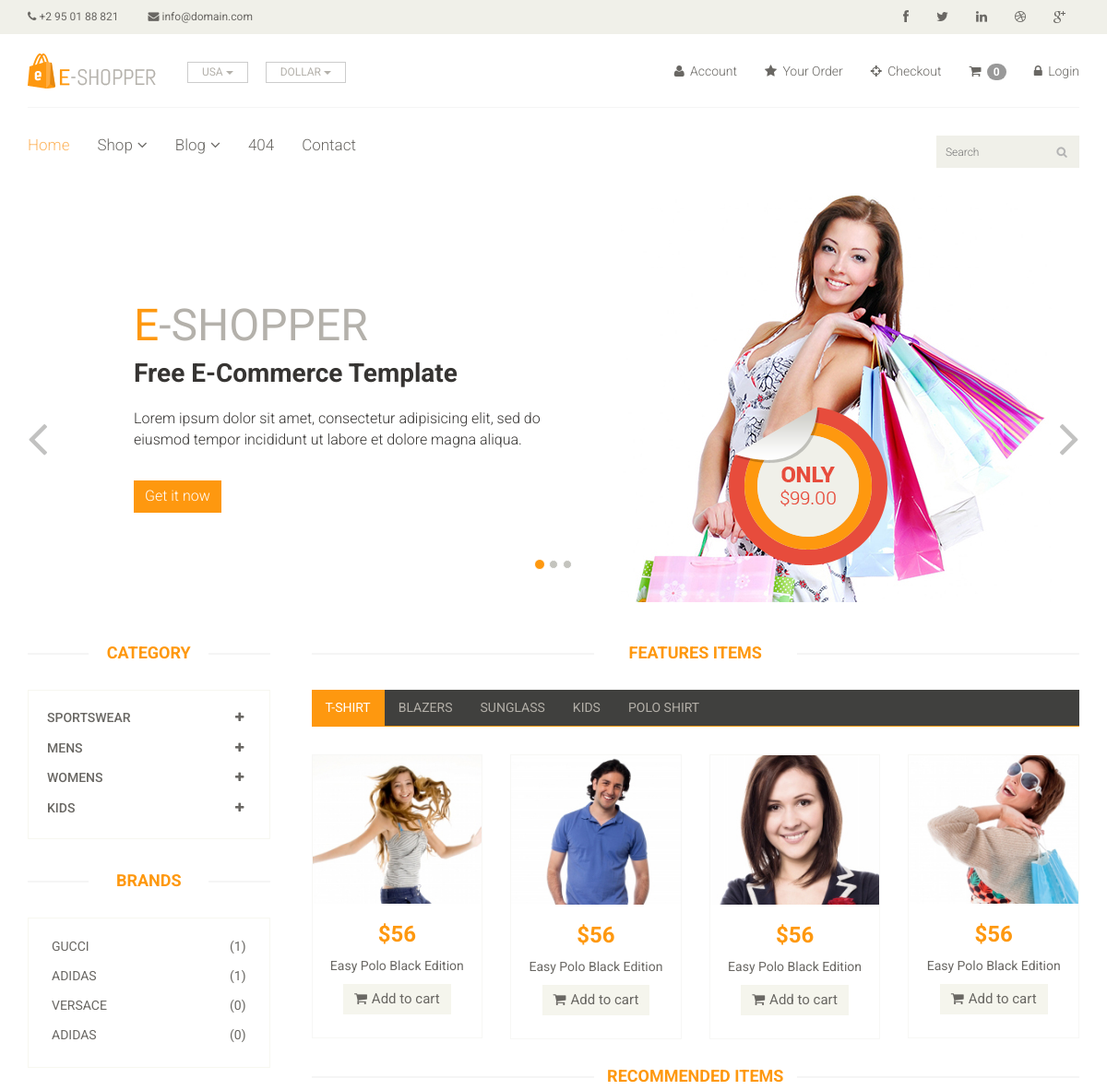
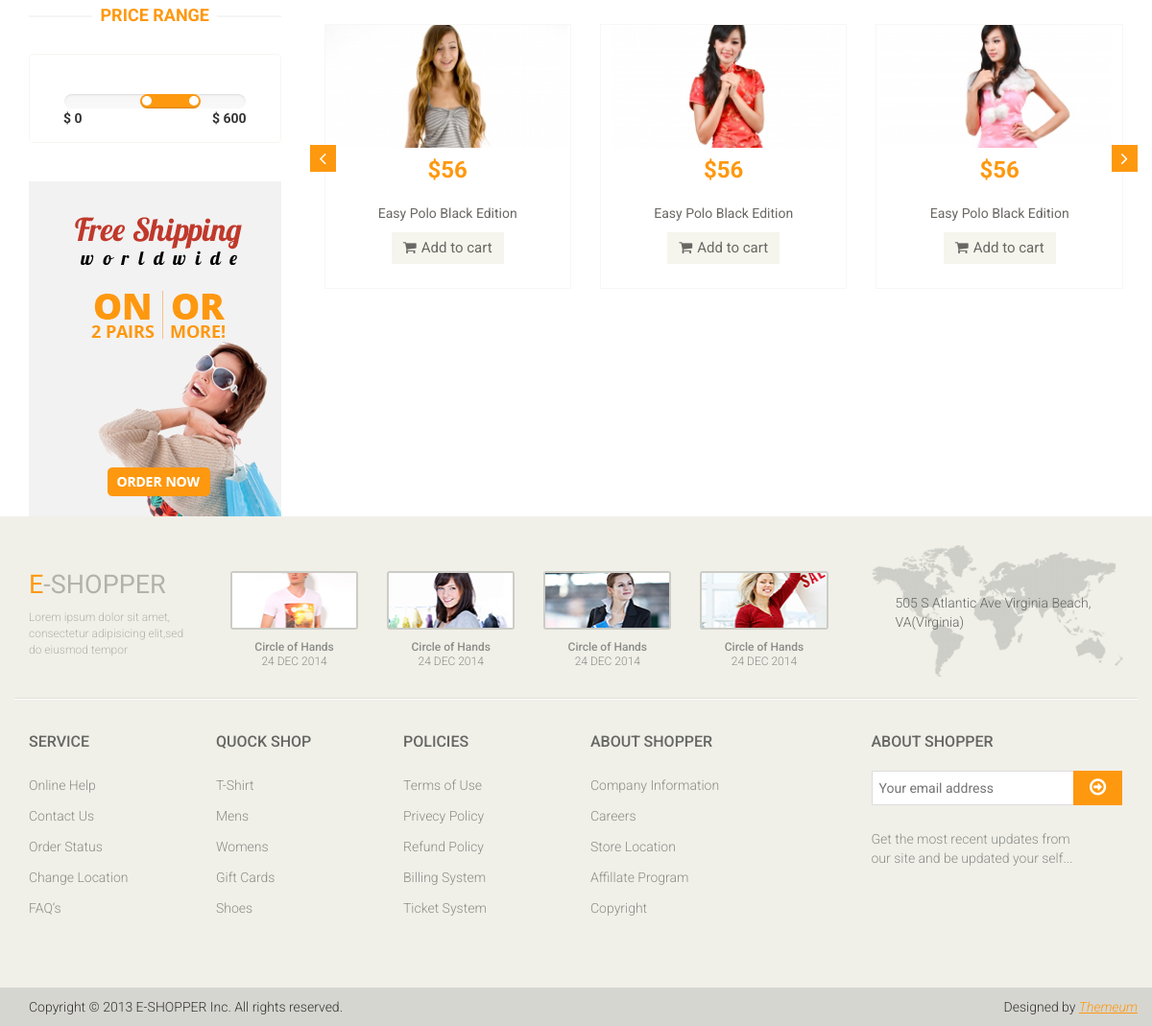
The app's page /?category=2 with its own data (2 pictures, top to bottom).
### shopping/models.py (models this page shows, shortened)
class Category(models.Model):
    name=models.CharField(max_length=150)

class Brand(models.Model):
    name=models.CharField(max_length=100)

### shopping/views.py (the view)
# urls.py: path('',index,name='index'),
def index(request):
    category=Category.objects.all()
    categoryID=request.GET.get('category')
    brand=Brand.objects.all()
    brandID=request.GET.get('brand')
    if categoryID:
        product = Product.objects.filter(sub_category =categoryID).order_by('-id')
    elif brandID:
        product = Product.objects.filter(brand = brandID).order_by('-id')
    else:
        product=Product.objects.all()
    context={
        'category':category,
        'product':product,
        'brand':brand,
    }
    return render(request,'index.html',context)

### templates/index.html (shortened to what this page needs)
{% extends 'base.html' %}
{% block content %}
<section id="slider">
 <div class="container">
  <div class="row">
   <div class="col-sm-12">
    <div id="slider-carousel" class="carousel slide" data-ride="carousel">
     <ol class="carousel-indicators">
      <li data-target="#slider-carousel" data-slide-to="0" class="active"></li>
      <li data-target="#slider-carousel" data-slide-to="1"></li>
      <li data-target="#slider-carousel" data-slide-to="2"></li>
     </ol>
     <div class="carousel-inner">
      <div class="item active">
       <div class="col-sm-6">
        <h1><span>E</span>-SHOPPER</h1>
        <h2>Free E-Commerce Template</h2>
        <p>Lorem ipsum dolor sit amet, consectetur adipisicing elit, sed do eiusmod tempor incididunt ut labore et dolore magna aliqua. </p>
        <button type="button" class="btn btn-default get">Get it now</button>
       </div>
       <div class="col-sm-6">
        <img src="/static/images/home/girl1.jpg" class="girl img-responsive" alt="" />
        <img src="/static/images/home/pricing.png"  class="pricing" alt="" />
       </div>
      </div>
     </div>
     <a href="#slider-carousel" class="left control-carousel hidden-xs" data-slide="prev">
      <i class="fa fa-angle-left"></i>
     </a>
     <a href="#slider-carousel" class="right control-carousel hidden-xs" data-slide="next">
      <i class="fa fa-angle-right"></i>
     </a>
    </div>
   </div>
  </div>
 </div>
</section>
<section>
 <div class="container">
  <div class="row">
   <div class="col-sm-3">
    <div class="left-sidebar">
     <h2>Category</h2>
     <div class="panel-group category-products" id="accordian">
      {% for cate in category %}
      <div class="panel panel-default">
       <div class="panel-heading">
        <h4 class="panel-title">
         <a data-toggle="collapse" data-parent="#accordian" href="#{{ cate.id }}">
          <span class="badge pull-right"><i class="fa fa-plus"></i></span>
          {{ cate.name}}
         </a>
        </h4>
       </div>
      </div>
      {% endfor %}
     </div>
     <div class="brands_products">
      <h2>Brands</h2>
      <div class="brands-name">
       <ul class="nav nav-pills nav-stacked">
        {% for i in brand %}
        <li><a href="/?brand={{ i.id }}"> <span class="pull-right">({{i.product_set.count}})</span>{{i.name}}</a></li>
        {% endfor %}
       </ul>
      </div>
     </div>
     <div class="price-range">
      <h2>Price Range</h2>
      <div class="well text-center">
        <input type="text" class="span2" value="" data-slider-min="0" data-slider-max="600" data-slider-step="5" data-slider-value="[250,450]" id="sl2" ><br />
        <b class="pull-left">$ 0</b> <b class="pull-right">$ 600</b>
      </div>
     </div>
     <div class="shipping text-center">
      <img src="/static/images/home/shipping.jpg" alt="" />
     </div>
    </div>
   </div>
   <div class="col-sm-9 padding-right">
    <div class="features_items">
     <h2 class="title text-center">Features Items</h2>
    <div class="category-tab">
     <div class="col-sm-12">
      <ul class="nav nav-tabs">
       <li class="active"><a href="#tshirt" data-toggle="tab">T-Shirt</a></li>
       <li><a href="#blazers" data-toggle="tab">Blazers</a></li>
       <li><a href="#sunglass" data-toggle="tab">Sunglass</a></li>
       <li><a href="#kids" data-toggle="tab">Kids</a></li>
       <li><a href="#poloshirt" data-toggle="tab">Polo shirt</a></li>
      </ul>
     </div>
     <div class="tab-content">
      <div class="tab-pane fade active in" id="tshirt" >
       <div class="col-sm-3">
        <div class="product-image-wrapper">
         <div class="single-products">
          <div class="productinfo text-center">
           <img src="images/home/gallery1.jpg" alt="" />
           <h2>$56</h2>
           <p>Easy Polo Black Edition</p>
           <a href="#" class="btn btn-default add-to-cart"><i class="fa fa-shopping-cart"></i>Add to cart</a>
          </div>
         </div>
        </div>
       </div>
       <div class="col-sm-3">
        <div class="product-image-wrapper">
         <div class="single-products">
          <div class="productinfo text-center">
           <img src="images/home/gallery2.jpg" alt="" />
           <h2>$56</h2>
           <p>Easy Polo Black Edition</p>
           <a href="#" class="btn btn-default add-to-cart"><i class="fa fa-shopping-cart"></i>Add to cart</a>
          </div>
         </div>
        </div>
       </div>
       <div class="col-sm-3">
        <div class="product-image-wrapper">
         <div class="single-products">
          <div class="productinfo text-center">
           <img src="images/home/gallery3.jpg" alt="" />
           <h2>$56</h2>
           <p>Easy Polo Black Edition</p>
           <a href="#" class="btn btn-default add-to-cart"><i class="fa fa-shopping-cart"></i>Add to cart</a>
          </div>
         </div>
        </div>
       </div>
       <div class="col-sm-3">
        <div class="product-image-wrapper">
         <div class="single-products">
          <div class="productinfo text-center">
           <img src="images/home/gallery4.jpg" alt="" />
           <h2>$56</h2>
           <p>Easy Polo Black Edition</p>
           <a href="#" class="btn btn-default add-to-cart"><i class="fa fa-shopping-cart"></i>Add to cart</a>
          </div>
         </div>
        </div>
       </div>
      </div>
     </div>
    </div>
    <div class="recommended_items">
     <h2 class="title text-center">recommended items</h2>
     <div id="recommended-item-carousel" class="carousel slide" data-ride="carousel">
      <div class="carousel-inner">
       <div class="item active">
        <div class="col-sm-4">
         <div class="product-image-wrapper">
          <div class="single-products">
           <div class="productinfo text-center">
            <img src="images/home/recommend1.jpg" alt="" />
            <h2>$56</h2>
            <p>Easy Polo Black Edition</p>
            <a href="#" class="btn btn-default add-to-cart"><i class="fa fa-shopping-cart"></i>Add to cart</a>
           </div>
          </div>
         </div>
        </div>
        <div class="col-sm-4">
         <div class="product-image-wrapper">
          <div class="single-products">
           <div class="productinfo text-center">
            <img src="images/home/recommend2.jpg" alt="" />
            <h2>$56</h2>
            <p>Easy Polo Black Edition</p>
            <a href="#" class="btn btn-default add-to-cart"><i class="fa fa-shopping-cart"></i>Add to cart</a>
           </div>
          </div>
         </div>
        </div>
        <div class="col-sm-4">
         <div class="product-image-wrapper">
          <div class="single-products">
           <div class="productinfo text-center">
            <img src="images/home/recommend3.jpg" alt="" />
            <h2>$56</h2>
            <p>Easy Polo Black Edition</p>
            <a href="#" class="btn btn-default add-to-cart"><i class="fa fa-shopping-cart"></i>Add to cart</a>
           </div>
          </div>
         </div>
        </div>
       </div>
      </div>
       <a class="left recommended-item-control" href="#recommended-item-carousel" data-slide="prev">
       <i class="fa fa-angle-left"></i>
        </a>
        <a class="right recommended-item-control" href="#recommended-item-carousel" data-slide="next">
       <i class="fa fa-angle-right"></i>
        </a>
     </div>
    </div>
   </div>
  </div>
 </div>
</section>
{% endblock %}

### records on screen
Category: name "SPORTSWEAR"
Category: name "MENS"
Category: name "WOMENS"
Category: name "KIDS"
Brand: product_set.count "1", name "GUCCI"
Brand: product_set.count "1", name "ADIDAS"
Brand: product_set.count "0", name "VERSACE"
Brand: product_set.count "0", name "ADIDAS"

### other values on screen
{{ request.session.cart|length }} "0"
